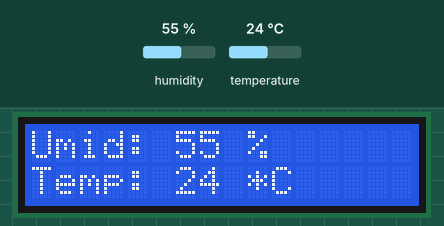
Simulated run of this sketch. Board: Arduino Uno, built with avr-gcc and run on an emulated ATmega328P. On the bench: 16×2 character LCD. Inputs (shaded band) come from the test bench; at power-on: humidity 55 %, temperature 24 °C.

Above: at 4.2 s.
4.3 s: humidity set to 22 %
At 16.0 s:
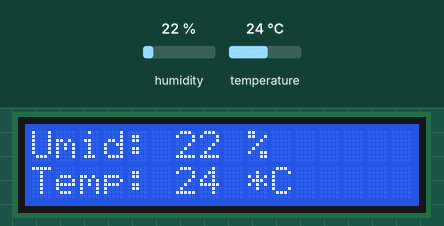
16.1 s: temperature set to 12 °C
At 28.6 s:
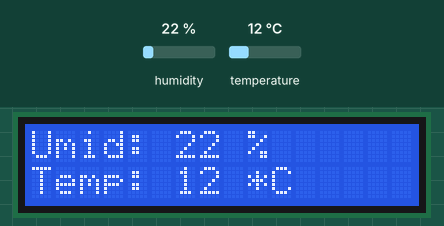
29.3 s: humidity set to 40 %
At 40.4 s:
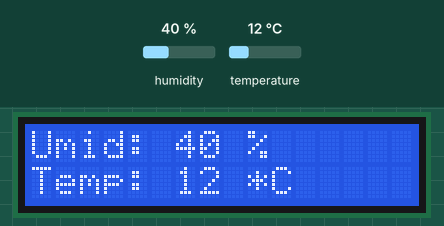
41.4 s: temperature set to 19 °C
At 53.3 s:
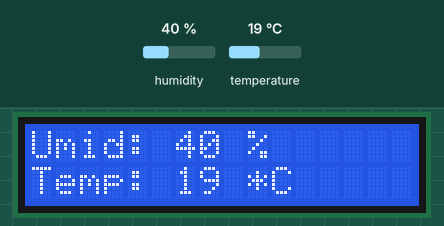
Timing chart, 0 to 54.5 s (numbered marks = the images above; inputs shaded):
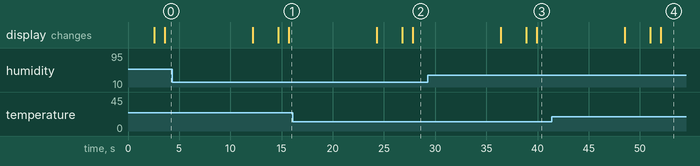

The sketch:

codigoOK.ino
```cpp
// Programa : Display LCD 16x2 e modulo I2C
// Autor : Arduino e Cia

#include <Adafruit_Sensor.h>
#include <DHT.h>
#include <DHT_U.h>
#include <Thermistor.h>

#include <Wire.h>
#include <LiquidCrystal_I2C.h>

uint32_t delayMS;
// Inicializa o display no endereco 0x27
LiquidCrystal_I2C lcd(0x3F,2,1,0,4,5,6,7,3, POSITIVE);

#define DHTPIN            2
#define DHTTYPE           DHT22

#define PINODHT 2     // qual pino usaremos para comunicação com DHT
#define TIPODHT DHT22   // qual DHT vamos usar. Nocaso, um DHT22(AM2302/ AM2321)

DHT dht(PINODHT, TIPODHT);    // configuraçãoes do DHT

// ------------- Inicialização de DHT e Display ---------------------------//

void setup() {

  lcd.begin(16, 2); // inicializa o LCD Display
  lcd.setCursor(3, 0);
  lcd.print("Bem Vindo!");
  lcd.setCursor(3, 1);
  lcd.print("Lo.Li.BOX");
  delay(2500);
  lcd.clear();

//Inicializa o DHT
  dht.begin();
}

// ------------------- Lê e mostra informações -------------------- //

void loop() {
  // espere um segundo para as informações aparecerem.
  delay(1000);

  // Ler a temperatura ou humidade leva cerca de 250 milisegundos!
  int h = dht.readHumidity();
  // Lê a temperatura em Celsius (padrão)
  int t = dht.readTemperature();

  // Checando se qualquer leitura falhou.
  if (isnan(h) || isnan(t)) {
    lcd.setCursor(0, 1);
    lcd.print("Falha ao ler");
    return;
  }
  lcd.setCursor(0, 0);
  lcd.print("Umid: ");
  lcd.setCursor(6, 0);
  lcd.print(h);
  lcd.setCursor(9, 0);
  lcd.print("%");
  lcd.setCursor(0, 1);
  lcd.print("Temp: ");
  lcd.setCursor(6, 1);
  lcd.print(t);
  lcd.setCursor(9, 1);
  lcd.print("*C");
  delay(8500);

  lcd.begin(16, 2); // inicializa o LCD Display
  lcd.setCursor(6, 0);
  lcd.print("Lo.Li");
  lcd.setCursor(7, 1);
  lcd.print("BOX");
  delay(2500);
  lcd.clear();
  }
```
